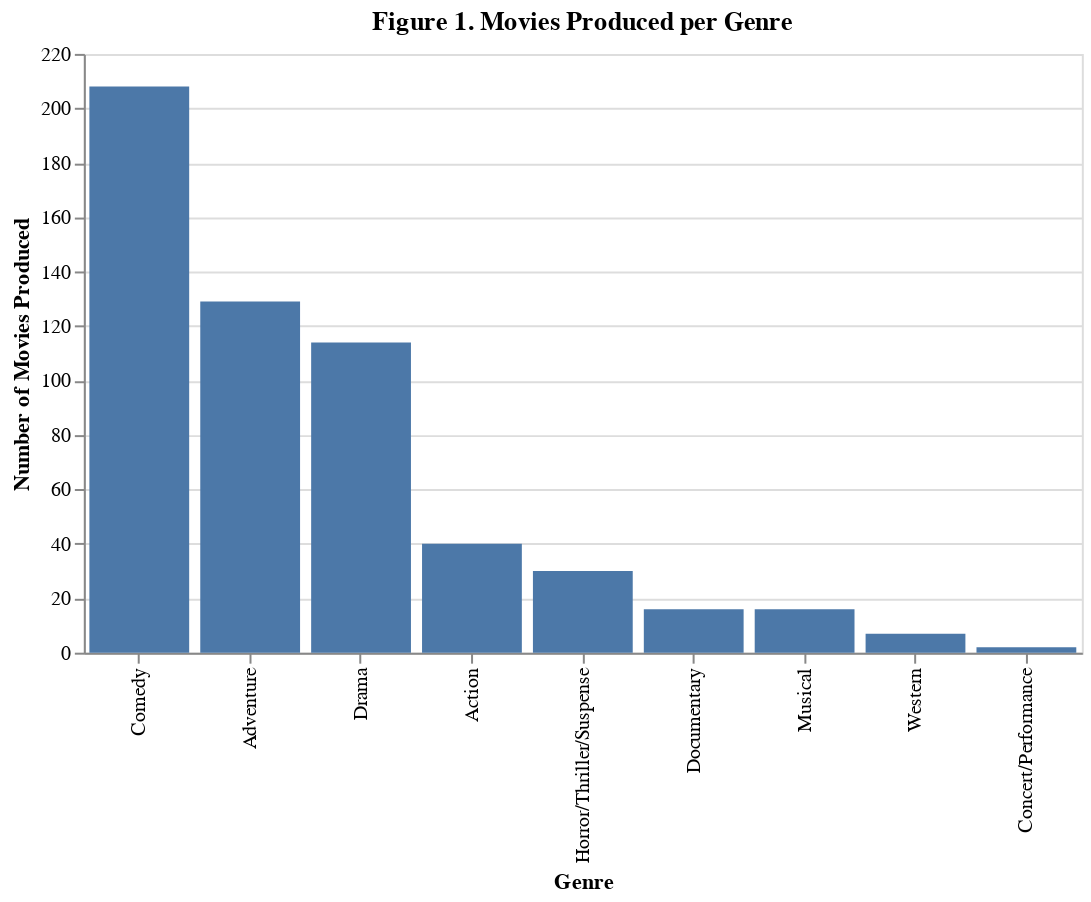

The notebook cell this image was saved under:
### Markdown cell above
Now I will chart the table to see which genre has the highest:
1. Number of movies 
2. Total gross revenue for all movies 
3. Mean gross revenue per movie

### Code cell
movie_count_plot = (
    alt.Chart(stats_df, width=500, height=300)
    .mark_bar()
    .encode(
        x=alt.X("genre:N", title="Genre", sort="-y"),
        y=alt.Y("count:Q", title="Number of Movies Produced"),
    )
    .properties(title="Figure 1. Movies Produced per Genre")
)
movie_count_plot

### Figure 1 — Vega-Lite specification as saved in the notebook (floating-point values rounded to 4 significant figures)
{"config": {"view": {"continuousWidth": 400, "continuousHeight": 300}}, "data": {"name": "data-df72f0dface1eb6ec99e88101dc6908b"}, "mark": "bar", "encoding": {"x": {"type": "nominal", "field": "genre", "sort": "-y", "title": "Genre"}, "y": {"type": "quantitative", "field": "count", "title": "Number of Movies Produced"}}, "height": 300, "title": "Figure 1. Movies Produced per Genre", "width": 500, "$schema": "https://vega.github.io/schema/vega-lite/v4.8.1.json", "datasets": {"data-df72f0dface1eb6ec99e88101dc6908b": [{"genre": "Action", "sum": 5498936786, "mean": 137473419, "count": 40}, {"genre": "Adventure", "sum": 24561266158, "mean": 190397412, "count": 129}, {"genre": "Comedy", "sum": 17355130321, "mean": 83438126, "count": 208}, {"genre": "Concert/Performance", "sum": 114821678, "mean": 57410839, "count": 2}, {"genre": "Documentary", "sum": 203488418, "mean": 12718026, "count": 16}, {"genre": "Drama", "sum": 8195804484, "mean": 71893021, "count": 114}, {"genre": "Horror/Thriller/Suspense", "sum": 2292174046, "mean": 76405801, "count": 30}, {"genre": "Musical", "sum": 9657565776, "mean": 603597861, "count": 16}, {"genre": "Western", "sum": 516709946, "mean": 73815706, "count": 7}]}}
